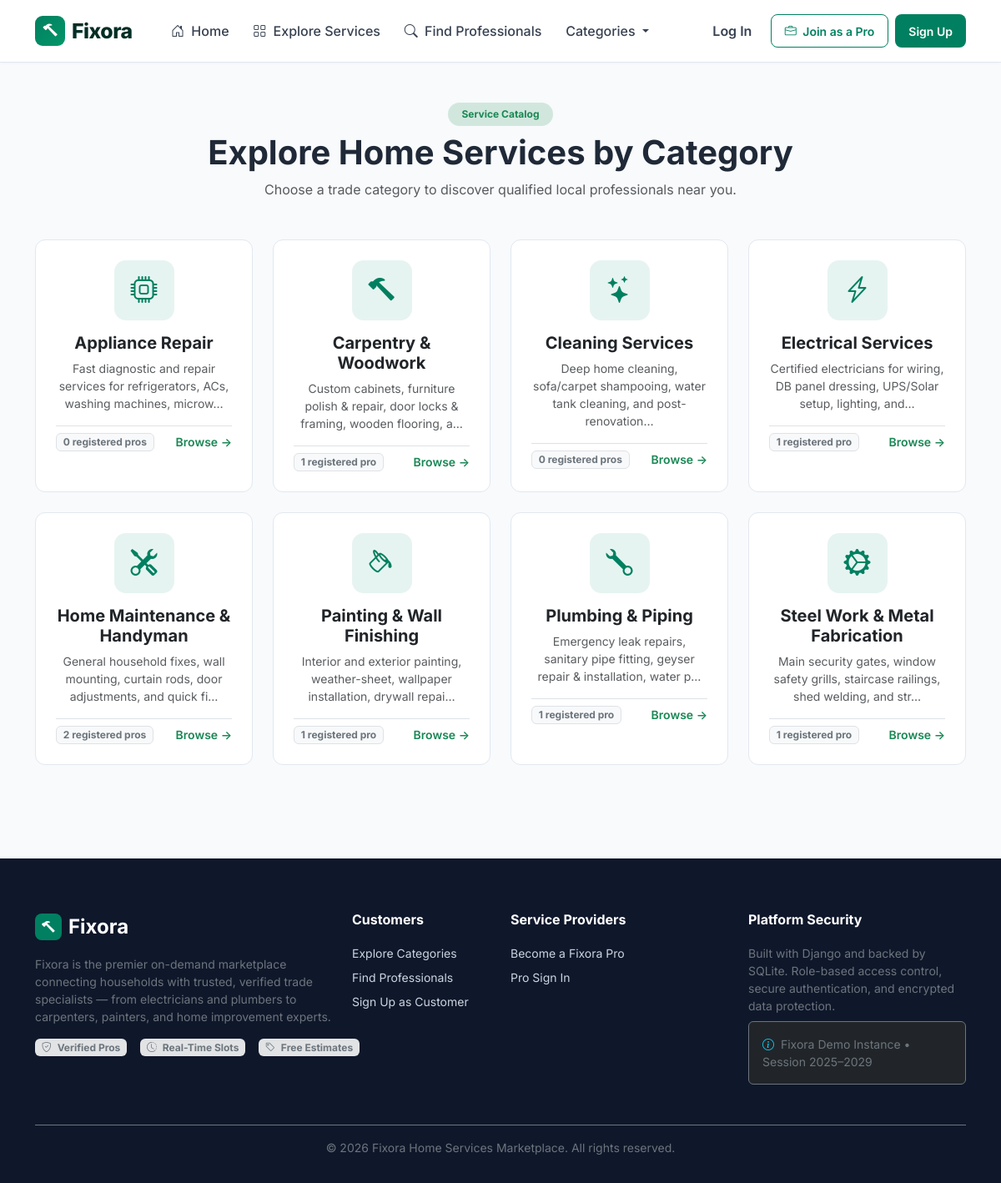
/explore/, run on the app's committed database.
### services/models.py (models this page shows, shortened)
class ServiceCategory(models.Model):
    name = models.CharField(max_length=100, unique=True, verbose_name="Category Name")
    slug = models.SlugField(max_length=120, unique=True, blank=True)
    description = models.TextField(blank=True, verbose_name="Description")
    icon_class = models.CharField(
        max_length=50,
        default='bi-tools',
        help_text="Bootstrap icon class name, e.g. bi-lightning-charge, bi-wrench, bi-paint-bucket",
        verbose_name="Icon Class"
    )
    image = models.ImageField(
        upload_to='categories/',
        blank=True,
        null=True,
        verbose_name="Category Image"
    )
    is_active = models.BooleanField(default=True, verbose_name="Active")
    created_at = models.DateTimeField(auto_now_add=True)
    updated_at = models.DateTimeField(auto_now=True)
    class Meta:
        verbose_name = "Service Category"
        verbose_name_plural = "Service Categories"
        ordering = ['name']

### discovery/views.py (the view)
# urls.py: path('explore/', views.explore_services_view, name='explore'),
def explore_services_view(request):
    categories = ServiceCategory.objects.filter(is_active=True).annotate(
        provider_count=Count('providers')
    ).order_by('name')
    return render(request, 'discovery/explore.html', {'categories': categories})

### discovery/context_processors.py (called while the page is built)
def global_categories(request):
    try:
        from services.models import ServiceCategory
        categories = ServiceCategory.objects.filter(is_active=True)[:8]
    except Exception:
        categories = []
    return {'nav_categories': categories}

### templates/discovery/explore.html (shortened to what this page needs)
{% extends 'base.html' %}
{% block content %}
<div class="container py-5">
  <div class="text-center max-w-xl mx-auto mb-5">
    <span class="badge bg-success-subtle text-success px-3 py-2 rounded-pill fw-bold mb-2">Service Catalog</span>
    <h1 class="fw-bold mb-2">Explore Home Services by Category</h1>
    <p class="text-muted">Choose a trade category to discover qualified local professionals near you.</p>
  </div>
  <div class="row g-4">
    {% for category in categories %}
      <div class="col-sm-6 col-lg-4 col-xl-3">
        <a href="{% url 'discovery:category_providers' category.slug %}" class="category-card h-100 p-4">
          <div class="category-icon-wrapper" style="width: 72px; height: 72px; font-size: 2rem;">
            <i class="bi {{ category.icon_class }}"></i>
          </div>
          <h5 class="fw-bold mb-2 text-dark">{{ category.name }}</h5>
          <p class="text-muted small mb-3" style="min-height: 40px;">
            {{ category.description|default:"Qualified local specialists for installation, repairs and maintenance."|truncatechars:85 }}
          </p>
          <div class="d-flex justify-content-between align-items-center pt-2 border-top">
            <span class="badge bg-light text-secondary border">
              {{ category.provider_count }} registered pro{{ category.provider_count|pluralize }}
            </span>
            <span class="fw-semibold text-success small">Browse &rarr;</span>
          </div>
        </a>
      </div>
    {% empty %}
      <div class="col-12 text-center py-5">
        <p class="text-muted">No service categories are currently active.</p>
      </div>
    {% endfor %}
  </div>
</div>
{% endblock %}

### static/css/fixora.css (style rules this page uses)
:root { --fx-primary: #008060; --fx-primary-dark: #004c3f; --fx-primary-light: #e6f4f1; --fx-secondary: #002e25; --fx-accent: #ff9800; --fx-dark: #1f2937; --fx-slate: #4b5563; --fx-light-bg: #f8fafc; --fx-border: #e2e8f0; --fx-card-shadow: 0 4px 6px -1px rgba(0, 0, 0, 0.05), 0 2px 4px -2px rgba(0, 0, 0, 0.05); --fx-card-shadow-hover: 0 12px 24px -4px rgba(0, 0, 0, 0.1), 0 4px 8px -2px rgba(0, 0, 0, 0.04); }
body { font-family: 'Inter', -apple-system, BlinkMacSystemFont, 'Segoe UI', Roboto, Helvetica, Arial, sans-serif; color: var(--fx-dark); background-color: var(--fx-light-bg); min-height: 100vh; display: flex; flex-direction: column; }
.category-card { text-decoration: none; color: inherit; display: block; border-radius: 12px; background: #ffffff; border: 1px solid var(--fx-border); padding: 1.5rem 1rem; text-align: center; transition: all 0.25s ease; }
.category-icon-wrapper { width: 60px; height: 60px; border-radius: 14px; background-color: var(--fx-primary-light); color: var(--fx-primary); display: inline-flex; align-items: center; justify-content: center; font-size: 1.75rem; margin-bottom: 0.9rem; transition: all 0.25s ease; }

### data on the page
ServiceCategory: name "Appliance Repair", description "Fast diagnostic and repair services for refrigerators, ACs, washing machines, microw…", provider_count "0"
ServiceCategory: name "Carpentry & Woodwork", description "Custom cabinets, furniture polish & repair, door locks & framing, wooden flooring, a…", provider_count "1"
ServiceCategory: name "Cleaning Services", description "Deep home cleaning, sofa/carpet shampooing, water tank cleaning, and post-renovation…", provider_count "0"
ServiceCategory: name "Electrical Services", description "Certified electricians for wiring, DB panel dressing, UPS/Solar setup, lighting, and…", provider_count "1"
ServiceCategory: name "Home Maintenance & Handyman", description "General household fixes, wall mounting, curtain rods, door adjustments, and quick fi…", provider_count "2"
ServiceCategory: name "Painting & Wall Finishing", description "Interior and exterior painting, weather-sheet, wallpaper installation, drywall repai…", provider_count "1"
ServiceCategory: name "Plumbing & Piping", description "Emergency leak repairs, sanitary pipe fitting, geyser repair & installation, water p…", provider_count "1"
ServiceCategory: name "Steel Work & Metal Fabrication", description "Main security gates, window safety grills, staircase railings, shed welding, and str…", provider_count "1"
